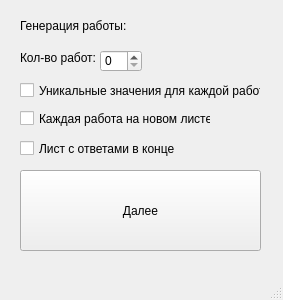
<?xml version="1.0" encoding="UTF-8"?>
<ui version="4.0">
 <class>MainWindow</class>
 <widget class="QMainWindow" name="MainWindow">
  <property name="geometry">
   <rect>
    <x>0</x>
    <y>0</y>
    <width>283</width>
    <height>300</height>
   </rect>
  </property>
  <property name="windowTitle">
   <string>MainWindow</string>
  </property>
  <widget class="QWidget" name="centralwidget">
   <widget class="QLabel" name="label">
    <property name="geometry">
     <rect>
      <x>20</x>
      <y>10</y>
      <width>121</width>
      <height>31</height>
     </rect>
    </property>
    <property name="text">
     <string>Генерация работы:</string>
    </property>
   </widget>
   <widget class="QLabel" name="label_2">
    <property name="geometry">
     <rect>
      <x>20</x>
      <y>50</y>
      <width>81</width>
      <height>16</height>
     </rect>
    </property>
    <property name="text">
     <string>Кол-во работ:</string>
    </property>
   </widget>
   <widget class="QSpinBox" name="spinBox">
    <property name="geometry">
     <rect>
      <x>100</x>
      <y>50</y>
      <width>42</width>
      <height>22</height>
     </rect>
    </property>
   </widget>
   <widget class="QCheckBox" name="checkBox">
    <property name="geometry">
     <rect>
      <x>20</x>
      <y>80</y>
      <width>241</width>
      <height>21</height>
     </rect>
    </property>
    <property name="text">
     <string>Уникальные значения для каждой работы</string>
    </property>
   </widget>
   <widget class="QCheckBox" name="checkBox_2">
    <property name="geometry">
     <rect>
      <x>20</x>
      <y>110</y>
      <width>191</width>
      <height>17</height>
     </rect>
    </property>
    <property name="text">
     <string>Каждая работа на новом листе</string>
    </property>
   </widget>
   <widget class="QCheckBox" name="checkBox_3">
    <property name="geometry">
     <rect>
      <x>20</x>
      <y>140</y>
      <width>181</width>
      <height>17</height>
     </rect>
    </property>
    <property name="text">
     <string>Лист с ответами в конце</string>
    </property>
   </widget>
   <widget class="QPushButton" name="pushButton">
    <property name="geometry">
     <rect>
      <x>20</x>
      <y>170</y>
      <width>241</width>
      <height>81</height>
     </rect>
    </property>
    <property name="text">
     <string>Далее</string>
    </property>
   </widget>
  </widget>
  <widget class="QMenuBar" name="menubar">
   <property name="geometry">
    <rect>
     <x>0</x>
     <y>0</y>
     <width>283</width>
     <height>21</height>
    </rect>
   </property>
  </widget>
  <widget class="QStatusBar" name="statusbar"/>
 </widget>
 <resources/>
 <connections/>
</ui>
